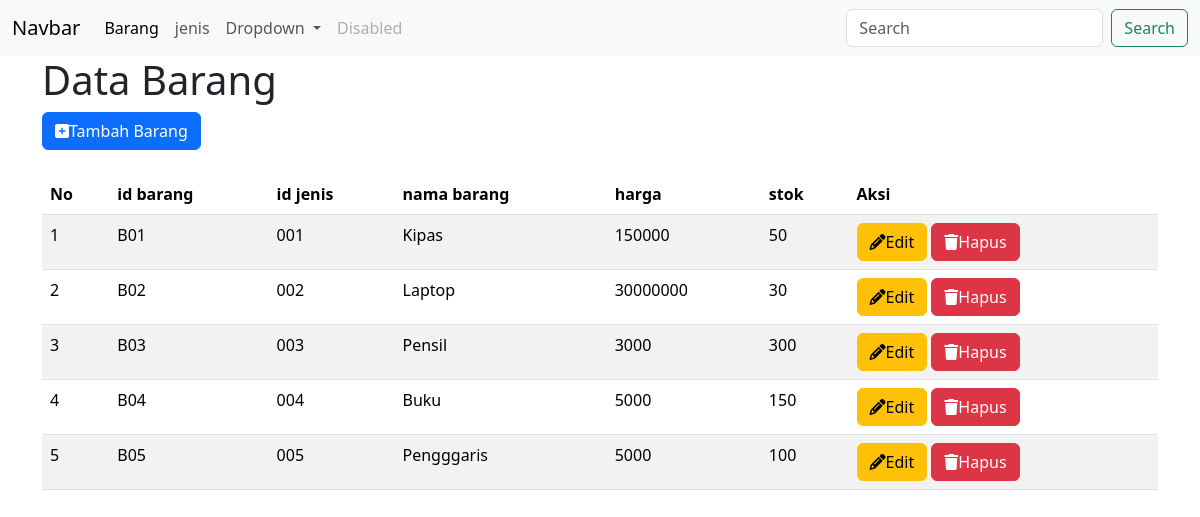
/view/barang/index.php, run on the app's committed database.
### tables this page shows
CREATE TABLE `barang` (
  `id_barang` varchar(15) NOT NULL,
  `id_jenis` varchar(15) DEFAULT NULL,
  `nama_barang` varchar(20) DEFAULT NULL,
  `harga` int DEFAULT NULL,
  `stok` int DEFAULT NULL
);

### view/barang/index.php (the view, shortened to what this page needs)
<!DOCTYPE html>
<html lang="en">
<head>
    <link rel="stylesheet" href="https://cdn.jsdelivr.net/npm/bootstrap@5.3.3/dist/css/bootstrap.min.css">
    <link rel="stylesheet" href="https://cdnjs.cloudflare.com/ajax/libs/font-awesome/6.2.0/css/all.min.css">
</head>
<body>
<nav class="navbar navbar-expand-lg bg-body-tertiary">
  <div class="container-fluid">
    <a class="navbar-brand" href="#">Navbar</a>
    <div class="collapse navbar-collapse" id="navbarSupportedContent">
      <ul class="navbar-nav me-auto mb-2 mb-lg-0">
        <li class="nav-item">
          <a class="nav-link active" aria-current="page" href="../barang/">Barang</a>
        </li>
        <li class="nav-item">
          <a class="nav-link" href="../jenis/">jenis</a>
        </li>
        <li class="nav-item dropdown">
          <a class="nav-link dropdown-toggle" href="#" role="button" data-bs-toggle="dropdown" aria-expanded="false">
            Dropdown
          </a>
        </li>
        <li class="nav-item">
          <a class="nav-link disabled" aria-disabled="true">Disabled</a>
        </li>
      </ul>
      <form class="d-flex" role="search">
        <input class="form-control me-2" type="search" placeholder="Search" aria-label="Search">
        <button class="btn btn-outline-success" type="submit">Search</button>
      </form>
    </div>
  </div>
</nav>
    <div class="container">
    <h1>Data Barang</h1>
    <a href="view_tambah.php" class="btn btn-primary"><i class="fa-solid fa-square-plus"></i>Tambah Barang</a>
    <table class="table table-striped"><br></br>
    </div>
  <thead>
    <tr>
    <th scope="col">No</th>
      <th scope="col">id barang</th>
      <th scope="col">id jenis</th>
      <th scope="col">nama barang</th>
      <th scope="col">harga</th>
      <th scope="col">stok</th>
      <th scope="col">Aksi</th>
    </tr>
  </thead>
  <tbody>
  <?php
        include '../../config/koneksi.php';
        $query = mysqli_query($conn,"SELECT * FROM barang");
        $no=1;
        if(mysqli_num_rows($query)){
            while($result=mysqli_fetch_assoc($query)){
                ?>
                  <tr>
                    <td><?php echo $no;?></td>
                    <td><?php echo $result['id_barang'] ?></td>
                    <td><?php echo $result['id_jenis'] ?></td>
                    <td><?php echo $result['nama_barang'] ?></td>
                    <td><?php echo $result['harga'] ?></td>
                    <td><?php echo $result['stok'] ?></td>
                    <td>
                    <a href="view_edit.php?id_barang=<?php echo $result['id_barang']?>"
                    class="btn btn-warning"><i class="fa-solid fa-pencil"></i>Edit</a>
                    <a href="proses_hapus.php?id_barang=<?php echo $result['id_barang']?>" onclick="return confirm('kamu yakin gak?') "
                    class="btn btn-danger"><i class="fa-solid fa-trash"></i>Hapus</a>
                    </td>
                  </tr>
                  <?php
                  $no++;
            }
        }else{
            echo "Data kosong";
        }
        ?>
  </tbody>
</body>
</html>

### data on the page
barang: id_barang "B01", id_jenis "001", nama_barang "Kipas", harga "150000", stok "50"
barang: id_barang "B02", id_jenis "002", nama_barang "Laptop", harga "30000000", stok "30"
barang: id_barang "B03", id_jenis "003", nama_barang "Pensil", harga "3000", stok "300"
barang: id_barang "B04", id_jenis "004", nama_barang "Buku", harga "5000", stok "150"
barang: id_barang "B05", id_jenis "005", nama_barang "Pengggaris", harga "5000", stok "100"
